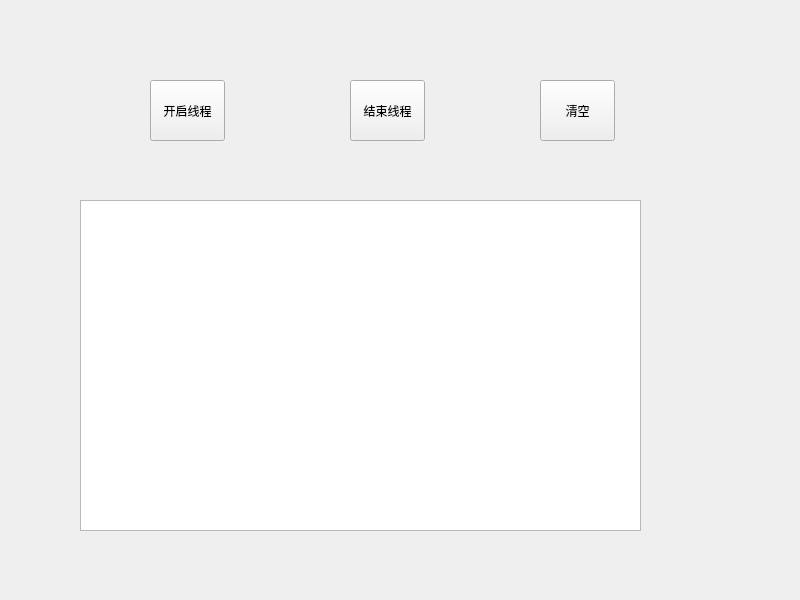
<?xml version="1.0" encoding="UTF-8"?>
<ui version="4.0">
 <class>Widget</class>
 <widget class="QWidget" name="Widget">
  <property name="geometry">
   <rect>
    <x>0</x>
    <y>0</y>
    <width>800</width>
    <height>600</height>
   </rect>
  </property>
  <property name="windowTitle">
   <string>Widget</string>
  </property>
  <widget class="QPushButton" name="start">
   <property name="geometry">
    <rect>
     <x>150</x>
     <y>80</y>
     <width>75</width>
     <height>61</height>
    </rect>
   </property>
   <property name="text">
    <string>开启线程</string>
   </property>
  </widget>
  <widget class="QPushButton" name="stop">
   <property name="geometry">
    <rect>
     <x>350</x>
     <y>80</y>
     <width>75</width>
     <height>61</height>
    </rect>
   </property>
   <property name="text">
    <string>结束线程</string>
   </property>
  </widget>
  <widget class="QTextBrowser" name="text">
   <property name="geometry">
    <rect>
     <x>80</x>
     <y>200</y>
     <width>561</width>
     <height>331</height>
    </rect>
   </property>
  </widget>
  <widget class="QPushButton" name="clear">
   <property name="geometry">
    <rect>
     <x>540</x>
     <y>80</y>
     <width>75</width>
     <height>61</height>
    </rect>
   </property>
   <property name="text">
    <string>清空</string>
   </property>
  </widget>
 </widget>
 <resources/>
 <connections/>
</ui>
